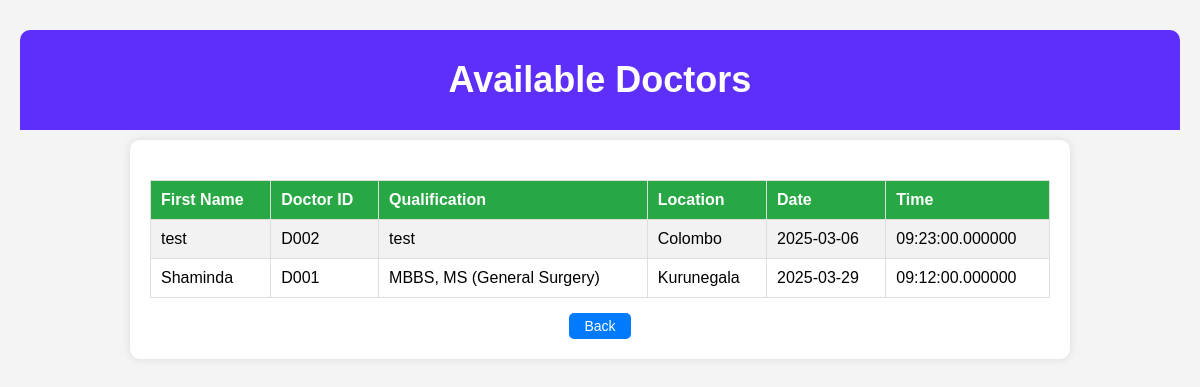
The page /validdocs.php on the database its author committed.
### tables this page shows
CREATE TABLE IF NOT EXISTS `doctordetails` (
  `firstname` varchar(150) NOT NULL,
  `lastname` varchar(150) NOT NULL,
  `doctorID` varchar(150) NOT NULL,
  `qualification` varchar(150) NOT NULL,
  `password` int(150) NOT NULL,
  PRIMARY KEY (`doctorID`)
);

CREATE TABLE IF NOT EXISTS `doctorschedule` (
  `doctorID` varchar(150) NOT NULL,
  `location` varchar(150) NOT NULL,
  `date` date NOT NULL,
  `time` time(6) NOT NULL DEFAULT current_timestamp(),
  `number` text NOT NULL
);

### validdocs.php (the view, shortened to what this page needs)
<?php
$servername = "localhost";
$username = "root";
$password = "";
$dbname = "Care Compass Hospital";
$conn = new mysqli($servername, $username, $password, $dbname);
$sql = "SELECT doctordetails.firstname, doctordetails.doctorID, doctordetails.qualification,
               doctorschedule.location, doctorschedule.date, doctorschedule.time
        FROM doctordetails
        INNER JOIN doctorschedule ON doctordetails.doctorID = doctorschedule.doctorID
        ORDER BY doctorschedule.date, doctorschedule.time";
$result = $conn->query($sql);
?>
<!DOCTYPE html>
<html lang="en">
<head>
</head>
<body>
    <div class="header">
        <h2>Available Doctors</h2>
    </div>
    <div class="container">
        <table>
            <tr>
                <th>First Name</th>
                <th>Doctor ID</th>
                <th>Qualification</th>
                <th>Location</th>
                <th>Date</th>
                <th>Time</th>
            </tr>
            <?php
            if ($result->num_rows > 0) {
                while ($row = $result->fetch_assoc()) {
                    echo "<tr>
                            <td>" . htmlspecialchars($row['firstname']) . "</td>
                            <td>" . htmlspecialchars($row['doctorID']) . "</td>
                            <td>" . htmlspecialchars($row['qualification']) . "</td>
                            <td>" . htmlspecialchars($row['location']) . "</td>
                            <td>" . htmlspecialchars($row['date']) . "</td>
                            <td>" . htmlspecialchars($row['time']) . "</td>
                          </tr>";
                }
            } else {
                echo "<tr><td colspan='7'>No doctors available at the moment</td></tr>";
            }
            ?>
        </table>
        <a href="patientdashboard.php" class="back-btn">Back</a>
    </div>
</body>
</html>

### validdocs.php (style rules this page uses)
body { font-family: Arial, sans-serif; margin: 0; padding: 20px; background-color: #f4f4f4; }
.container { max-width: 900px; margin: auto; background: white; padding: 20px; border-radius: 10px; box-shadow: 0px 0px 10px rgba(0, 0, 0, 0.1); text-align: center; }
table { width: 100%; border-collapse: collapse; margin-top: 20px; }
table, th, td { border: 1px solid #ddd; }
th, td { padding: 10px; text-align: left; }
th { background-color: #28a745; color: white; }
tr:nth-child(even) { background-color: #f2f2f2; }
.back-btn { display: inline-block; margin-top: 15px; padding: 5px 15px; font-size: 14px; background-color: #007bff; border: none; color: white; border-radius: 5px; text-decoration: none; cursor: pointer; }
.header { background: #5e2ff8; color: white; height: 100px; display: flex; justify-content: center; align-items: center; border-radius: 10px 10px 0 0; margin: 10px auto; font-size: 24px; font-weight: bold; }

### rows shown on the page
doctordetails: firstname "test", doctorID "D002", qualification "test", doctorschedule.location "Colombo", doctorschedule.date "2025-03-06", doctorschedule.time "09:23:00.000000"
doctordetails: firstname "Shaminda", doctorID "D001", qualification "MBBS, MS (General Surgery)", doctorschedule.location "Kurunegala", doctorschedule.date "2025-03-29", doctorschedule.time "09:12:00.000000"
